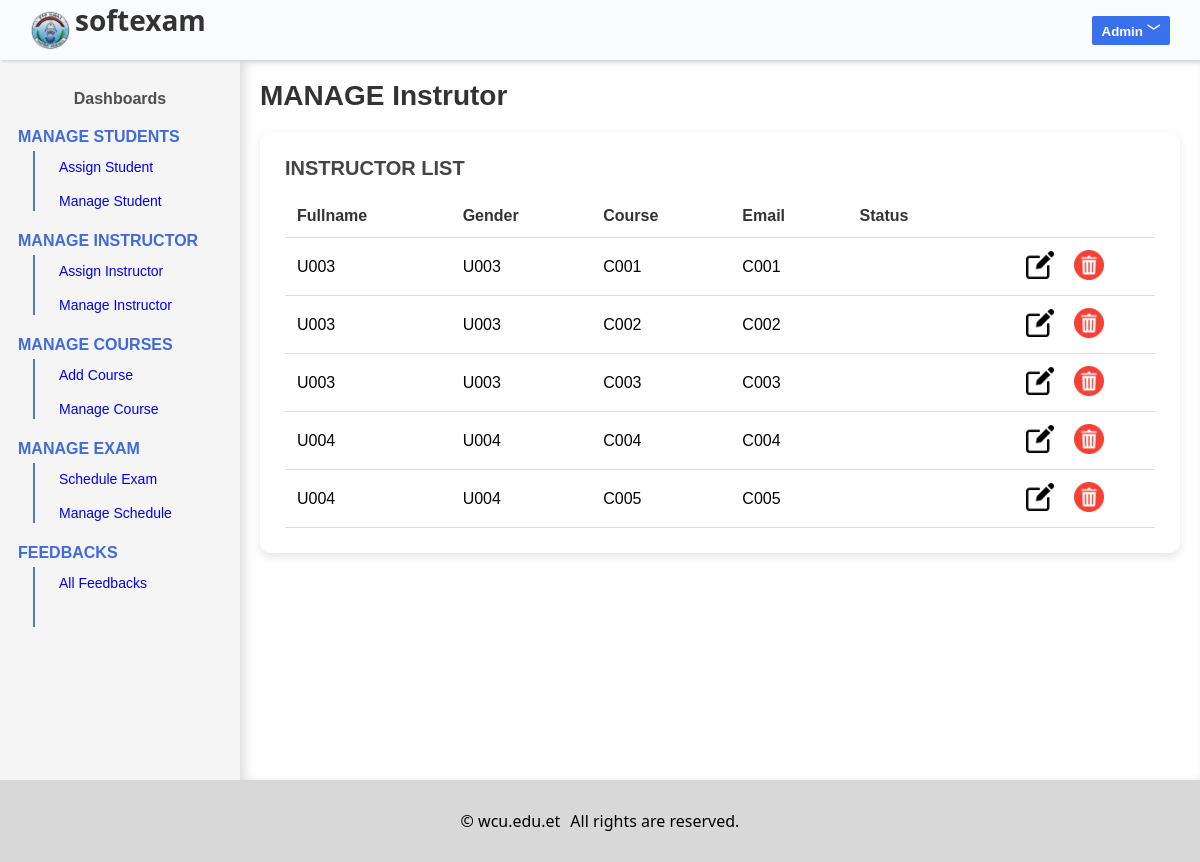
Screenshot of /admin/index.php?page=manage_instructor (signed in) with the database file from the repository.
### tables this page shows
CREATE TABLE assigned_instructors (
    id INT AUTO_INCREMENT PRIMARY KEY,
    instructor_id VARCHAR(50),
    course_id VARCHAR(50)
);

### includes/functions/fetchInstructor.php (called while the page is built)
<?php
include __DIR__ . "/../db/db.config.php";
class fetchInstructor
{
    public static function fetchInstructor()
    {
        global $pdo;
        $sql = "SELECT * FROM assigned_instructors";
        $stmt = $pdo->prepare($sql);
        $stmt->execute();
        $result = $stmt->fetchAll(PDO::FETCH_ASSOC);
        if (!empty($result)) {
            return $result;
        } else {
            return [];
        }
    }
}

### admin/ui/manage_instructor.php (the view, shortened to what this page needs)
<?php
include_once __DIR__ . "/../../includes/functions/fetchInstructor.php";
$instructors = fetchInstructor::fetchInstructor();
?>
<div class="manage_instructor">
    <div class="container">
        <h1>MANAGE Instrutor</h1>
        <div class="card">
            <h2>INSTRUCTOR LIST</h2>
            <table>
                <thead>
                    <tr>
                        <th>Fullname</th>
                        <th>Gender</th>
                        <th>Course</th>
                        <th>Email</th>
                        <th>Status</th>
                        <th></th>
                    </tr>
                </thead>
                <tbody>
                    <?php foreach ($instructors as $instructor): ?>
                        <tr>
                            <td><?= htmlspecialchars($instructor['instructor_id']) ?></td>
                            <td><?= htmlspecialchars($instructor['instructor_id']) ?></td>
                            <td><?= htmlspecialchars($instructor['course_id']) ?></td>
                            <td><?= htmlspecialchars($instructor['course_id']) ?></td>
                            <td><?= htmlspecialchars($instructor['status']) ?></td>
                            <td>
                                <div class="button_container">
                                    <button id="edit_btn" class="open-update-modal-btn"
                                        data-id="<?= $instructor['instructor_id'] ?>"
                                        data-name="<?= htmlspecialchars($instructor['name']) ?>"
                                        data-course="<?= $instructor['course_id'] ?>"
                                        data-status="<?= htmlspecialchars($instructor['status']) ?>">
                                        <img src="<?= BASE_URL ?>/assets/images/icon/edit.png" alt="update" width="28" />
                                    </button>
                                    <button id="delete_btn" class="delete-btn"
                                        data-iid="<?= $instructor['instructor_id'] ?>"
                                        data-cid="<?= $instructor['course_id'] ?>">
                                        <img src="<?= BASE_URL ?>/assets/images/icon/bin.png" alt="delete" width="30" />
                                    </button>
                                </div>
                            </td>
                        </tr>
                    <?php endforeach ?>
                </tbody>
            </table>
        </div>
    </div>
</div>

### assets/css/main.css (style rules this page uses)
* { margin: 0; padding: 0; }
body { font-family: "Segoe UI", Tahoma, Geneva, Verdana, sans-serif; }

### assets/css/admin.css (style rules this page uses)
button { background-color: #2563eb; color: white; border: none; padding: 8px 14px; border-radius: 6px; cursor: pointer; }
#delete_btn, #edit_btn { background-color: white; padding: 0; }
.button_container { display: flex; justify-content: center; align-items: center; gap: 20px; }
.manage_instructor { margin: 20px; }
h1 { font-size: 28px; margin-bottom: 20px; color: #333; }
.card { background: #fff; border-radius: 10px; padding: 25px; box-shadow: 0 4px 10px rgba(0, 0, 0, 0.1); }
.card h2 { margin-bottom: 15px; font-size: 20px; color: #444; }
table { width: 100%; border-collapse: collapse; }
th, td { padding: 12px; text-align: left; border-bottom: 1px solid #ddd; }
th { color: #333; }
.delete-btn { background-color: #e71c1c; }

### rows the page displays
assigned_instructors: instructor "U003", course "C001"
assigned_instructors: instructor "U003", course "C002"
assigned_instructors: instructor "U003", course "C003"
assigned_instructors: instructor "U004", course "C004"
assigned_instructors: instructor "U004", course "C005"
